Frame 1 (no input): blank canvas, image omitted
Frame 60 (no input): blank canvas, image omitted
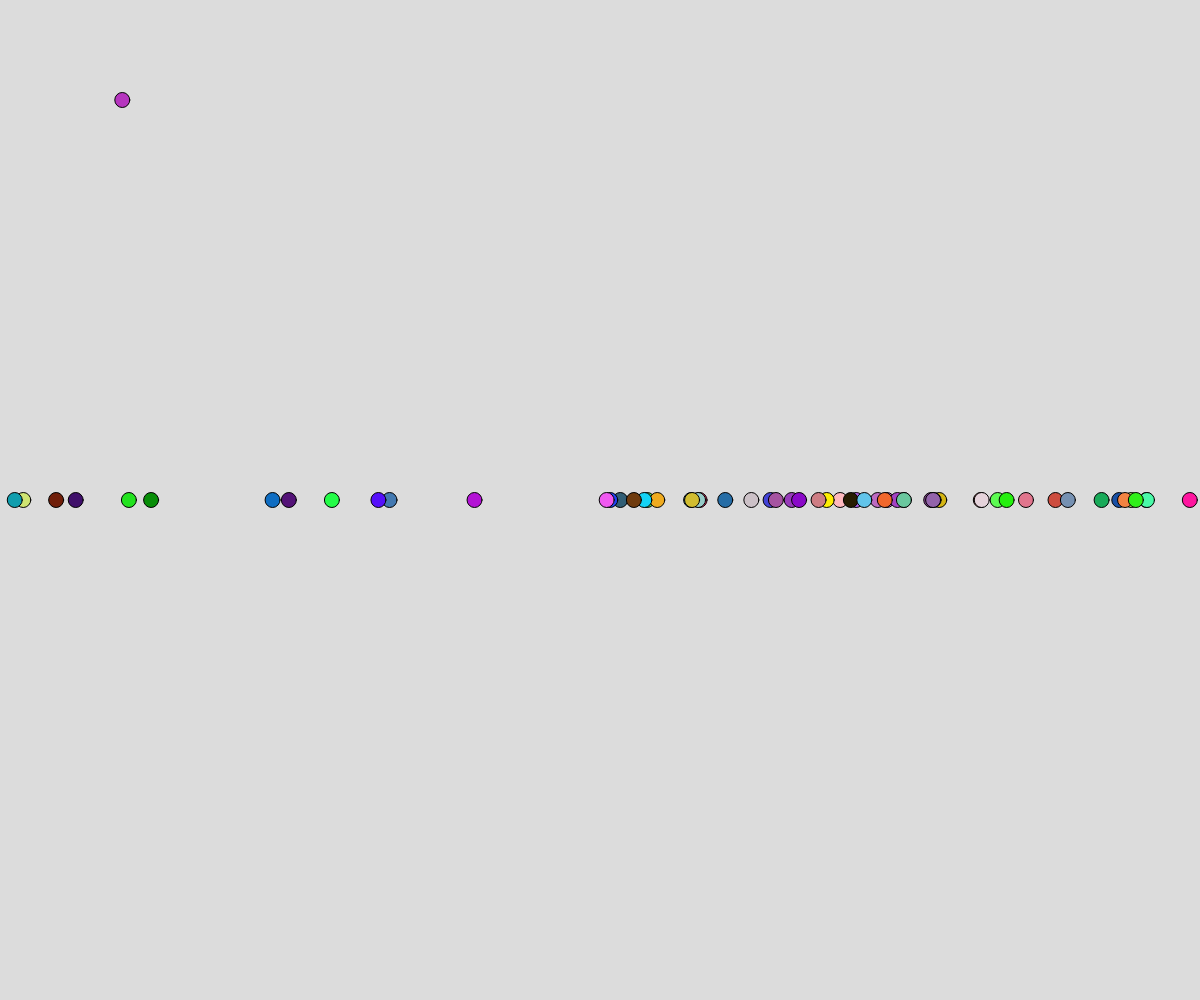
Frame 120 (the mouse pressed at the canvas centre since frame 60)

The p5.js sketch whose frames 1 and 60 were blank and that drew this single picture after the mouse press (run headless with seeded random() and noise() and a simulated clock; from frame 60 on, the mouse is pressed at the canvas centre):

// p5.js sketch
// ── sketch.js
// Objects Mini Demo
// Mr. Scott
// October 10, 2025

// Globals ----- "simple data only"
let myBall;
let ballCollection = [];

function setup() {
  createCanvas(windowWidth, windowHeight);
  myBall = new Ball(100,100); 
}

function draw() {
  background(220);
  //process SINGLE Ball object
  myBall.move();
  myBall.display();

  //add new objects to Array
  if(mouseIsPressed){
    ballCollection.push(new Ball(mouseX, mouseY));
  }

  //process COLLECTION of objects
  for(let b of ballCollection){
    b.move();
    b.display();
  }

}

class Ball {
  //1. Constructor
  constructor(x, y){
    this.x = x;   this.y = y;
    this.c = color(random(255),random(255),random(255));
    this.size = 15;
    this.speed = random(5,20);
  }

  //2. Class Methods/Functions
  display(){
    fill(this.c);
    circle(this.x, this.y, this.size);
  }

  move(){
    //horizontal movement only
    this.x += this.speed;
    if(this.x > width) this.x = 0;
  }
}
